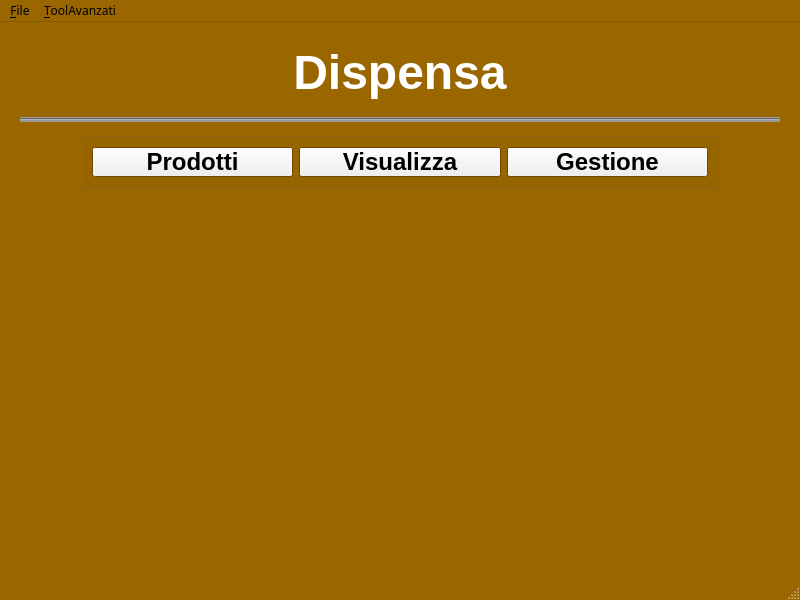
<?xml version="1.0" encoding="UTF-8"?>
<ui version="4.0">
 <class>MainWindow</class>
 <widget class="QMainWindow" name="MainWindow">
  <property name="geometry">
   <rect>
    <x>0</x>
    <y>0</y>
    <width>800</width>
    <height>600</height>
   </rect>
  </property>
  <property name="palette">
   <palette>
    <active>
     <colorrole role="Window">
      <brush brushstyle="SolidPattern">
       <color alpha="255">
        <red>153</red>
        <green>102</green>
        <blue>0</blue>
       </color>
      </brush>
     </colorrole>
    </active>
    <inactive>
     <colorrole role="Window">
      <brush brushstyle="SolidPattern">
       <color alpha="255">
        <red>153</red>
        <green>102</green>
        <blue>0</blue>
       </color>
      </brush>
     </colorrole>
    </inactive>
    <disabled>
     <colorrole role="Base">
      <brush brushstyle="SolidPattern">
       <color alpha="255">
        <red>153</red>
        <green>102</green>
        <blue>0</blue>
       </color>
      </brush>
     </colorrole>
     <colorrole role="Window">
      <brush brushstyle="SolidPattern">
       <color alpha="255">
        <red>153</red>
        <green>102</green>
        <blue>0</blue>
       </color>
      </brush>
     </colorrole>
    </disabled>
   </palette>
  </property>
  <property name="font">
   <font>
    <family>Lucida Grande</family>
    <pointsize>18</pointsize>
    <bold>false</bold>
   </font>
  </property>
  <property name="windowTitle">
   <string>Dispensa</string>
  </property>
  <widget class="QWidget" name="centralwidget">
   <widget class="QLabel" name="label">
    <property name="geometry">
     <rect>
      <x>20</x>
      <y>20</y>
      <width>760</width>
      <height>61</height>
     </rect>
    </property>
    <property name="palette">
     <palette>
      <active>
       <colorrole role="WindowText">
        <brush brushstyle="SolidPattern">
         <color alpha="255">
          <red>51</red>
          <green>51</green>
          <blue>204</blue>
         </color>
        </brush>
       </colorrole>
       <colorrole role="Text">
        <brush brushstyle="SolidPattern">
         <color alpha="255">
          <red>0</red>
          <green>0</green>
          <blue>0</blue>
         </color>
        </brush>
       </colorrole>
      </active>
      <inactive>
       <colorrole role="WindowText">
        <brush brushstyle="SolidPattern">
         <color alpha="255">
          <red>255</red>
          <green>255</green>
          <blue>255</blue>
         </color>
        </brush>
       </colorrole>
       <colorrole role="Text">
        <brush brushstyle="SolidPattern">
         <color alpha="255">
          <red>255</red>
          <green>255</green>
          <blue>255</blue>
         </color>
        </brush>
       </colorrole>
      </inactive>
      <disabled>
       <colorrole role="WindowText">
        <brush brushstyle="SolidPattern">
         <color alpha="63">
          <red>0</red>
          <green>0</green>
          <blue>0</blue>
         </color>
        </brush>
       </colorrole>
       <colorrole role="Text">
        <brush brushstyle="SolidPattern">
         <color alpha="63">
          <red>0</red>
          <green>0</green>
          <blue>0</blue>
         </color>
        </brush>
       </colorrole>
      </disabled>
     </palette>
    </property>
    <property name="font">
     <font>
      <family>Lucida Grande</family>
      <pointsize>36</pointsize>
      <bold>true</bold>
     </font>
    </property>
    <property name="text">
     <string>&lt;html&gt;&lt;head/&gt;&lt;body&gt;&lt;p&gt;Dispensa&lt;/p&gt;&lt;/body&gt;&lt;/html&gt;</string>
    </property>
    <property name="alignment">
     <set>Qt::AlignmentFlag::AlignCenter</set>
    </property>
   </widget>
   <widget class="Line" name="line">
    <property name="geometry">
     <rect>
      <x>20</x>
      <y>95</y>
      <width>760</width>
      <height>5</height>
     </rect>
    </property>
    <property name="styleSheet">
     <string notr="true">background-color: rgb(153, 153, 153);</string>
    </property>
    <property name="orientation">
     <enum>Qt::Orientation::Horizontal</enum>
    </property>
   </widget>
   <widget class="QGroupBox" name="groupBox">
    <property name="geometry">
     <rect>
      <x>80</x>
      <y>110</y>
      <width>640</width>
      <height>57</height>
     </rect>
    </property>
    <property name="title">
     <string/>
    </property>
    <layout class="QHBoxLayout" name="horizontalLayout">
     <item>
      <widget class="QPushButton" name="pushButton">
       <property name="font">
        <font>
         <family>Lucida Grande</family>
         <pointsize>18</pointsize>
         <bold>true</bold>
        </font>
       </property>
       <property name="text">
        <string>Prodotti</string>
       </property>
      </widget>
     </item>
     <item>
      <widget class="QPushButton" name="pushButton_2">
       <property name="font">
        <font>
         <family>Lucida Grande</family>
         <pointsize>18</pointsize>
         <bold>true</bold>
        </font>
       </property>
       <property name="text">
        <string>Visualizza</string>
       </property>
      </widget>
     </item>
     <item>
      <widget class="QPushButton" name="pushButton_3">
       <property name="font">
        <font>
         <family>Lucida Grande</family>
         <pointsize>18</pointsize>
         <bold>true</bold>
        </font>
       </property>
       <property name="text">
        <string>Gestione</string>
       </property>
      </widget>
     </item>
    </layout>
   </widget>
   <widget class="QLabel" name="label_2">
    <property name="geometry">
     <rect>
      <x>280</x>
      <y>260</y>
      <width>260</width>
      <height>260</height>
     </rect>
    </property>
    <property name="text">
     <string/>
    </property>
    <property name="alignment">
     <set>Qt::AlignmentFlag::AlignCenter</set>
    </property>
   </widget>
  </widget>
  <widget class="QMenuBar" name="menubar">
   <property name="geometry">
    <rect>
     <x>0</x>
     <y>0</y>
     <width>800</width>
     <height>22</height>
    </rect>
   </property>
   <property name="font">
    <font>
     <family>Sans Serif</family>
     <pointsize>9</pointsize>
     <italic>false</italic>
     <bold>false</bold>
    </font>
   </property>
   <property name="styleSheet">
    <string notr="true"/>
   </property>
   <widget class="QMenu" name="menu_File">
    <property name="title">
     <string>&amp;File</string>
    </property>
    <addaction name="action_Stato_Dispensa"/>
    <addaction name="action_ListaSpesa"/>
    <addaction name="action_Esci"/>
    <addaction name="action_About"/>
   </widget>
   <widget class="QMenu" name="menu_ToolAvanzati">
    <property name="title">
     <string>&amp;ToolAvanzati</string>
    </property>
    <addaction name="action_EliminaCategoria"/>
    <addaction name="action_ModificaCategoria"/>
    <addaction name="action_EliminaProdotto"/>
    <addaction name="action_ModificaProdotto"/>
   </widget>
   <addaction name="menu_File"/>
   <addaction name="menu_ToolAvanzati"/>
  </widget>
  <widget class="QStatusBar" name="statusbar"/>
  <action name="action_Stato_Dispensa">
   <property name="text">
    <string>&amp;Stato_Dispensa</string>
   </property>
  </action>
  <action name="action_Esci">
   <property name="text">
    <string>&amp;Esci</string>
   </property>
  </action>
  <action name="action_About">
   <property name="text">
    <string>&amp;About</string>
   </property>
  </action>
  <action name="action_ListaSpesa">
   <property name="text">
    <string>&amp;ListaSpesa</string>
   </property>
  </action>
  <action name="action_EliminaCategoria">
   <property name="text">
    <string>&amp;EliminaCategoria</string>
   </property>
  </action>
  <action name="action_ModificaCategoria">
   <property name="text">
    <string>&amp;ModificaCategoria</string>
   </property>
  </action>
  <action name="action_EliminaProdotto">
   <property name="text">
    <string>&amp;EliminaProdotto</string>
   </property>
  </action>
  <action name="action_ModificaProdotto">
   <property name="text">
    <string>&amp;ModificaProdotto</string>
   </property>
  </action>
 </widget>
 <resources/>
 <connections/>
</ui>
